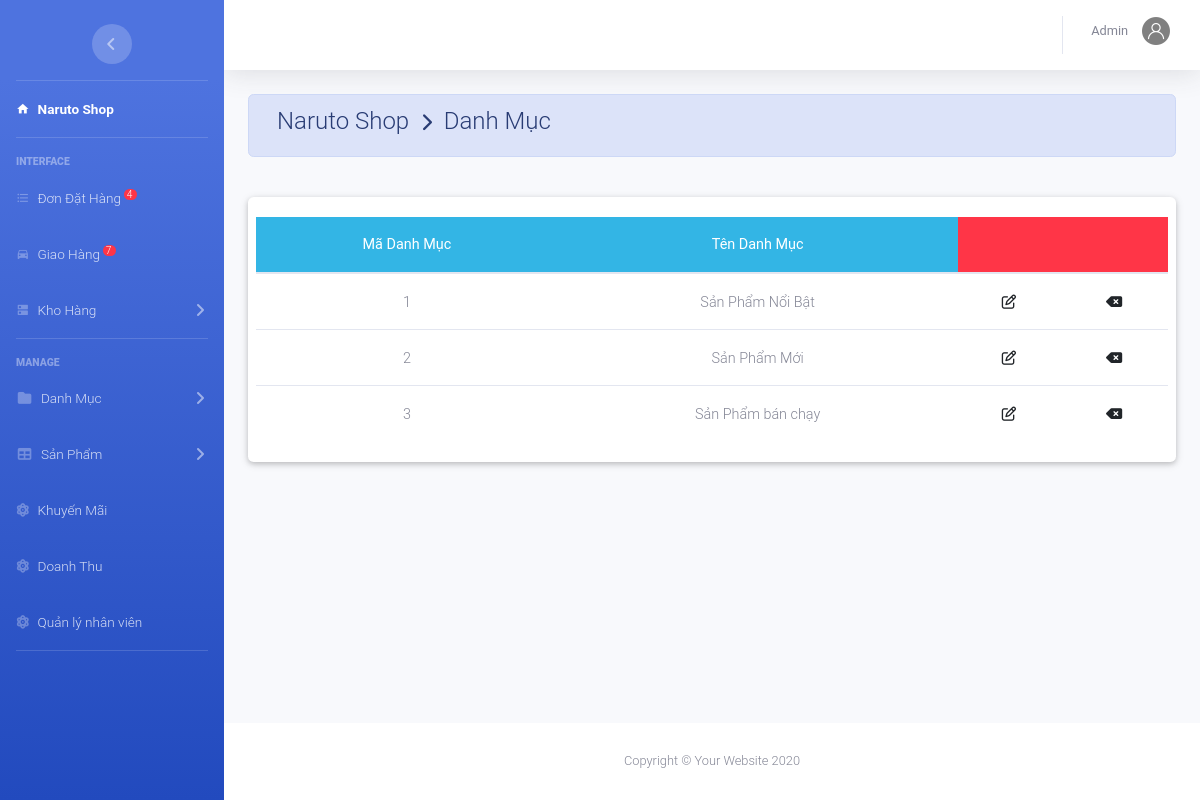
Screenshot of /admin/index.php?action=danhmuc& (signed in) with the database file from the repository.
### tables this page shows
CREATE TABLE `danhmuc` (
  `MaDM` int(11) NOT NULL,
  `TenDM` varchar(50) NOT NULL
);

### admin/danhmuc/danhmuc.php (the view, shortened to what this page needs)
<?php
	include_once('../config/database.php');
	$sql="select *from danhmuc ";
	$rs=mysqli_query($conn,$sql);
?>
<div class="container-fluid">
	<div class=" alert alert-primary">
	  <h4 class="page-title">
	     Naruto Shop &#160;<i class="fas fa-chevron-right" style="font-size: 18px"></i>&#160; Danh Mục</h4>
	</div><br>
<?php include_once('danhmuc/main.php');?>
	<div class="card card-body">
		<div class="row">
			<table class="table table-hover m-auto text-center" style="font-size: 13px;">
		<thead class="badge-info">
			<tr>
				<th>Mã Danh Mục</th> <th>Tên Danh Mục</th><th colspan ="2" class="badge-danger"></th>
			</tr>
		</thead>
		<tbody>
	 <?php $so=0;
		 while ($row=mysqli_fetch_array($rs)) { ?>
			<tr>
				<td><?php echo $row['MaDM']; ?></td><td><?php echo $row['TenDM']; ?></td>
				<td><a href="index.php?action=danhmuc&view=suadm&madm=<?php echo $row['MaDM']; ?>" ><i class="far fa-edit"></i></a></td>
				<td><a href="danhmuc/main.php?view=xoadm&madm=<?php echo $row['MaDM']; ?>" ><i class="fas fa-backspace"></i></a></td>
			</tr>
	 <?php	} ?>
		</tbody>
	</table>
		</div>
	</div>
</div>

### rows the page displays
danhmuc: MaDM "1", TenDM "Sản Phẩm Nổi Bật"
danhmuc: MaDM "2", TenDM "Sản Phẩm Mới"
danhmuc: MaDM "3", TenDM "Sản Phẩm bán chạy"

### other values shown
$dem "4"
$dem "7"
$nv['TenNV'] "Admin"
